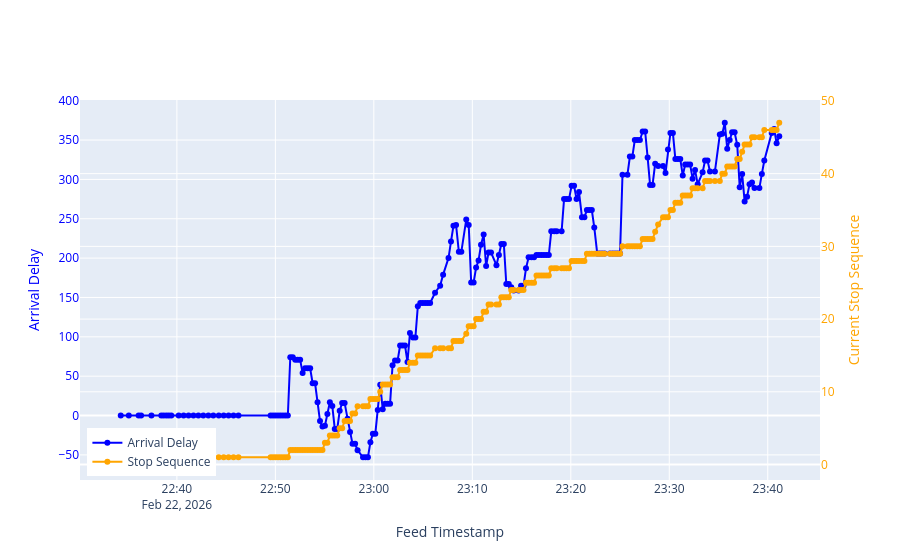

Notebook code for this chart:
### Code cell
fig = go.Figure()

fig.add_trace(go.Scatter(
    x=df_vu_trip_trim['feed_timestamp'],
    y=df_vu_trip_trim['arrival_delay'],
    mode='lines+markers',
    name='Arrival Delay',
    yaxis='y1',
    line=dict(color='blue')
))

fig.add_trace(go.Scatter(
    x=df_vu_trip_trim['feed_timestamp'],
    y=df_vu_trip_trim['current_stop_sequence'],
    mode='lines+markers',
    name='Stop Sequence',
    yaxis='y2',
    line=dict(color='orange')
))

fig.update_layout(
    xaxis=dict(title='Feed Timestamp'),
    yaxis=dict(title='Arrival Delay', title_font=dict(color='blue'), tickfont=dict(color='blue')),
    yaxis2=dict(
        title='Current Stop Sequence',
        title_font=dict(color='orange'),
        tickfont=dict(color='orange'),
        overlaying='y',
        side='right'
    ),
    legend=dict(x=0.01, y=0.01)
)

fig.show()

### Figure 1 — Plotly figure (JSON) as saved in the notebook; plotly's stock layout.template omitted (floating-point values rounded to 4 significant figures; data arrays with more than 128 entries replaced by an {"elided": "..."} marker saying what was removed)
{"data": [{"line": {"color": "blue"}, "mode": "lines+markers", "name": "Arrival Delay", "type": "scatter", "x": {"elided": "210 str values"}, "y": {"elided": "210 int values"}, "yaxis": "y"}, {"line": {"color": "orange"}, "mode": "lines+markers", "name": "Stop Sequence", "type": "scatter", "x": {"elided": "210 str values"}, "y": {"elided": "210 int values"}, "yaxis": "y2"}], "layout": {"legend": {"x": 0.01, "y": 0.01}, "xaxis": {"title": {"text": "Feed Timestamp"}}, "yaxis": {"tickfont": {"color": "blue"}, "title": {"font": {"color": "blue"}, "text": "Arrival Delay"}}, "yaxis2": {"overlaying": "y", "side": "right", "tickfont": {"color": "orange"}, "title": {"font": {"color": "orange"}, "text": "Current Stop Sequence"}}}}
